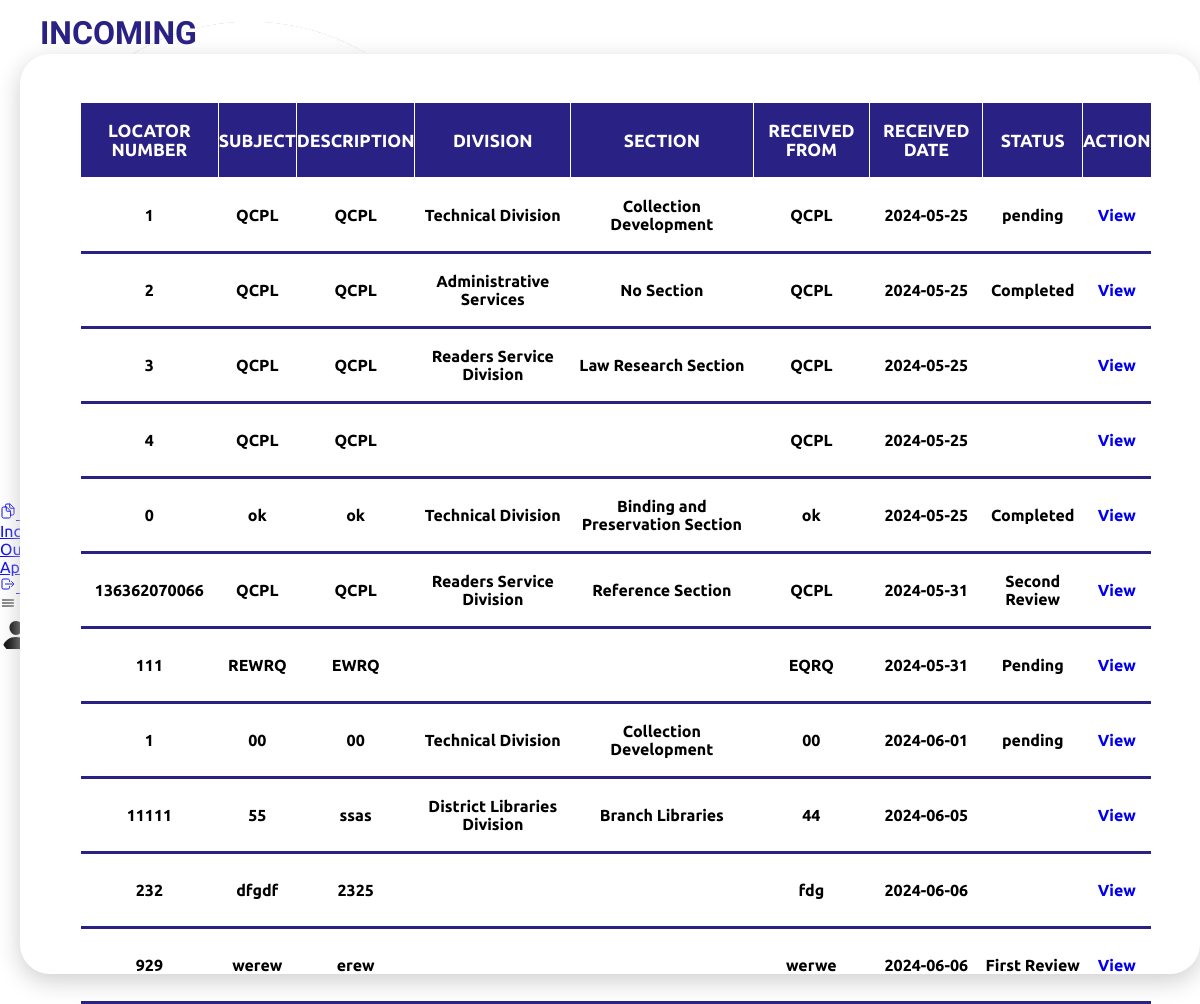
The page /Frontend/Dashboard/proofreaderincoming.php on the database as committed earlier.
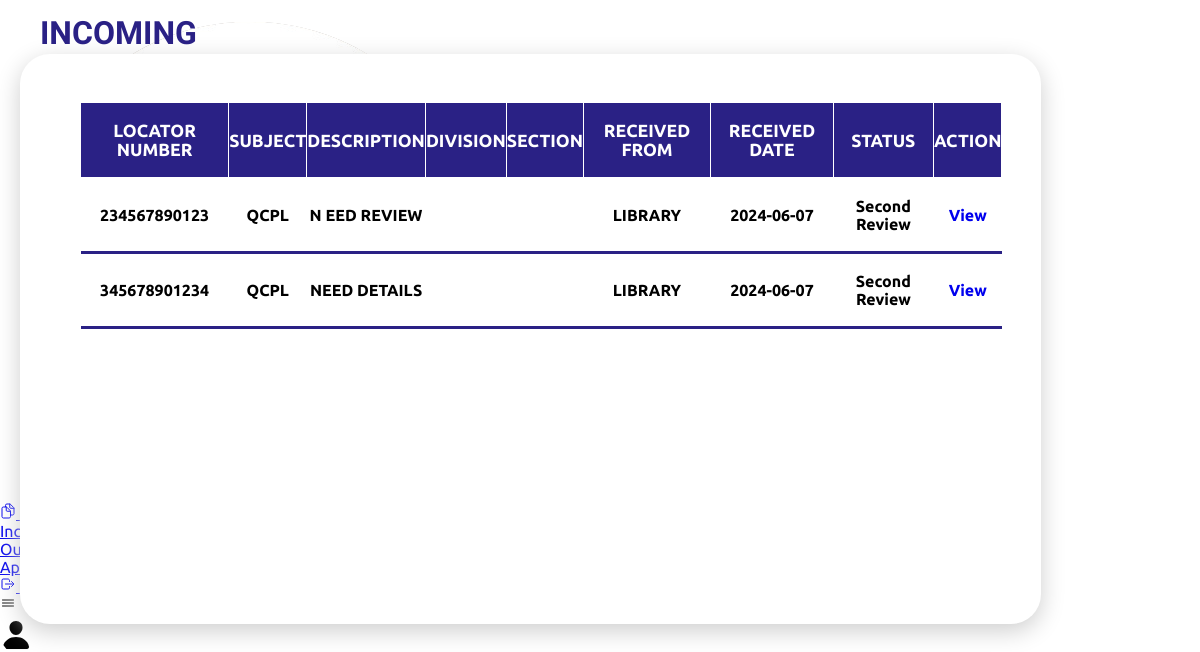
The same page on the database as committed later.
### tables this page shows
CREATE TABLE `fileupload` (
  `id` int(11) NOT NULL,
  `file_name` varchar(255) NOT NULL,
  `division` varchar(255) DEFAULT NULL,
  `section` varchar(255) DEFAULT NULL,
  `category` enum('Incoming','Outgoing','','') DEFAULT NULL,
  `locator_num` varchar(255) DEFAULT NULL,
  `received_date` date DEFAULT NULL,
  `received_from` varchar(255) DEFAULT NULL,
  `subject` varchar(255) DEFAULT NULL,
  `description` text DEFAULT NULL,
  `type` varchar(100) DEFAULT NULL,
  `file_path` varchar(255) NOT NULL,
  `proofreader_comment` varchar(255) NOT NULL,
  `boss2_comment` varchar(255) NOT NULL,
  `boss1_comment` varchar(255) NOT NULL,
  `status` varchar(255) NOT NULL
);

### Frontend/Dashboard/proofreaderincoming.php (the view, shortened to what this page needs)
<!DOCTYPE html>
<html lang="en">
<head>
    <link rel="stylesheet" href="style.css">
</head>
<body>
  <div class="container">
        <div class="navigation">
            <ul>
                <li>
                    <a href="#">
                        <span class="img">
                        </span>
                        <span class="title">Quezon City Public Library</span>
                    </a>
                </li>
                <li>
                <a href="proofviewdocument.php">
                    <span class="icon">
                    <ion-icon name="documents-outline"></ion-icon>
                    </span>
                    <span class="title">Documents<ion-icon id="dash_down_btn" name="caret-down-outline"></ion-icon></span>
                    </a>
                         <li class="sub_dash"><a href="proofreaderincoming.php">Incoming</a></li>
                         <li class="sub_dash"><a href="proofreaderoutgoing.php">Outgoing</a></li>
                         <li class="sub_dash"><a href="proofreaderapproved.php">Approved</a></li>
                </li>
                <li>
                    <a href="/qcpl/Backend/logout.php">
                        <span class="icon">
                            <ion-icon name="log-out-outline"></ion-icon>
                        </span>
                        <span class="title">Sign Out</span>
                    </a>
                </li>
            </ul>
        </div>
        <div class="main">
            <div class="topbar">
                <div class="toggle"><ion-icon name="menu-outline"></ion-icon></div>
                <div class="user"><span class="icon"><ion-icon name="person"></ion-icon></span></div>
            </div>
            <div class="details">
                <div class="upload">
                    <div class="cardHeader">
                        <h2>INCOMING</h2>
            <div class ="summary">
            <table aria-describedby="tableDescription">
                            <thead>
                                <tr>
                                    <th><center>Locator Number</center></th>
                                    <th><center>Subject</center></th>
                                    <th><center>Description</center></th>
                                    <th><center>Division</center></th>
                                    <th><center>Section</center></th>
                                    <th><center>Received From</center></th>
                                    <th><center>Received Date</center></th>
                                    <th><center>Status</center></th>
                                    <th><center>Action</center></th>
                                </tr>
                            </thead>
                            <tbody>
            <?php
$servername = "localhost";
$username = "root";
$password = "";
$dbname = "qcpl";
$conn = new mysqli($servername, $username, $password, $dbname);
$sql = "SELECT * FROM fileupload WHERE status != 'Approved' AND category='Incoming'";
$result = $conn->query($sql);
if ($result->num_rows > 0) {
    while ($row = $result->fetch_assoc()) {
        echo "<tr>";
        echo "<td><center>" . htmlspecialchars($row["locator_num"]) . "</td>";
        echo "<td><center>" . htmlspecialchars($row["subject"]) . "</td>";
        echo "<td><center>" . htmlspecialchars($row["description"]) . "</td>";
        echo "<td><center>" . htmlspecialchars($row["division"]) . "</td>";
        echo "<td><center>" . htmlspecialchars($row["section"]) . "</td>";
        echo "<td><center>" . htmlspecialchars($row["received_from"]) . "</td>";
        echo "<td><center>" . htmlspecialchars($row["received_date"]) . "</td>";
        echo "<td><center>" . htmlspecialchars($row["status"]) . "</td>";
        echo "<td><a href='proofreaderdocuments.php?locator_num=" . htmlspecialchars($row["locator_num"]) . "' target='_self' aria-label='View details for " . htmlspecialchars($row["locator_num"]) . "'>View</a></td>";
        echo "</tr>";
    }
    echo "</tbody>";
    echo "</table>";
} else {
    echo "<p>No records found.</p>";
}
?>
            </div>
            </div>
                    </div>
                </div>
            </div>
        </div>
</body>
</html>

Rows that differ between the two databases and show on the page:
removed fileupload: locator_num "1", subject "QCPL", description "QCPL", division "Technical Division", section "Collection Development", received_from "QCPL", received_date "2024-05-25", status "pending"
removed fileupload: locator_num "2", subject "QCPL", description "QCPL", division "Administrative Services", section "No Section", received_from "QCPL", received_date "2024-05-25", status "Completed"
removed fileupload: locator_num "3", subject "QCPL", description "QCPL", division "Readers Service Division", section "Law Research Section", received_from "QCPL", received_date "2024-05-25"
removed fileupload: locator_num "4", subject "QCPL", description "QCPL", received_from "QCPL", received_date "2024-05-25"
removed fileupload: locator_num "0", subject "ok", description "ok", division "Technical Division", section "Binding and Preservation Section", received_from "ok", received_date "2024-05-25", status "Completed"
removed fileupload: locator_num "136362070066", subject "QCPL", description "QCPL", division "Readers Service Division", section "Reference Section", received_from "QCPL", received_date "2024-05-31", status "Second Review"
removed fileupload: locator_num "111", subject "REWRQ", description "EWRQ", received_from "EQRQ", received_date "2024-05-31", status "Pending"
removed fileupload: locator_num "1", subject "00", description "00", division "Technical Division", section "Collection Development", received_from "00", received_date "2024-06-01", status "pending"
removed fileupload: locator_num "11111", subject "55", description "ssas", division "District Libraries Division", section "Branch Libraries", received_from "44", received_date "2024-06-05"
removed fileupload: locator_num "232", subject "dfgdf", description "2325", received_from "fdg", received_date "2024-06-06"
removed fileupload: locator_num "929", subject "werew", description "erew", received_from "werwe", received_date "2024-06-06", status "First Review"
added fileupload: locator_num "234567890123", subject "QCPL", description "N EED REVIEW", received_from "LIBRARY", received_date "2024-06-07", status "Second Review"
added fileupload: locator_num "345678901234", subject "QCPL", description "NEED DETAILS", received_from "LIBRARY", received_date "2024-06-07", status "Second Review"
